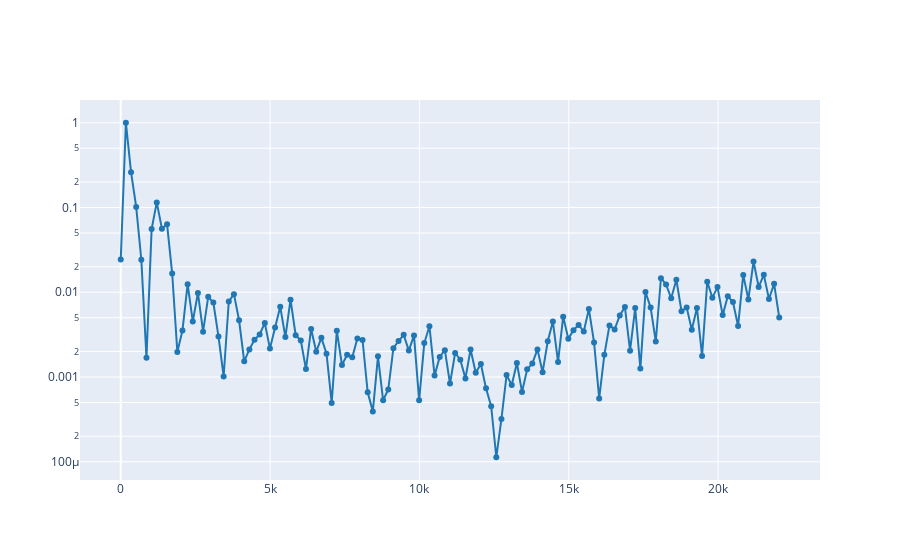

Source (notebook cell):
### Markdown cell above
1.2. Select a time where almost all harmonics are present and plot the spectrum at that time.

### Code cell
f0 = 350
T = 1 / f0
t_start = 0.1
t_end = t_start + 5 * T

seg = ref[int(t_start * fs):int(t_end * fs)]
ff, tt, S = signal.spectrogram(ref, fs=fs)
plot_spectrogram(ff, tt, S)
plt.ylim(0, 7000)
plot_spectrum_at(ff, tt, S, t_end - t_start)

### Figure 1 — Plotly figure (JSON) as saved in the notebook; plotly's stock layout.template omitted (floating-point values rounded to 4 significant figures; data arrays with more than 128 entries replaced by an {"elided": "..."} marker saying what was removed)
{"data": [{"line": {"color": "#1f77b4", "shape": "linear"}, "mode": "lines+markers", "type": "scatter", "x": {"elided": "129 float values"}, "y": {"elided": "129 float values"}}], "layout": {"yaxis": {"type": "log"}}}
